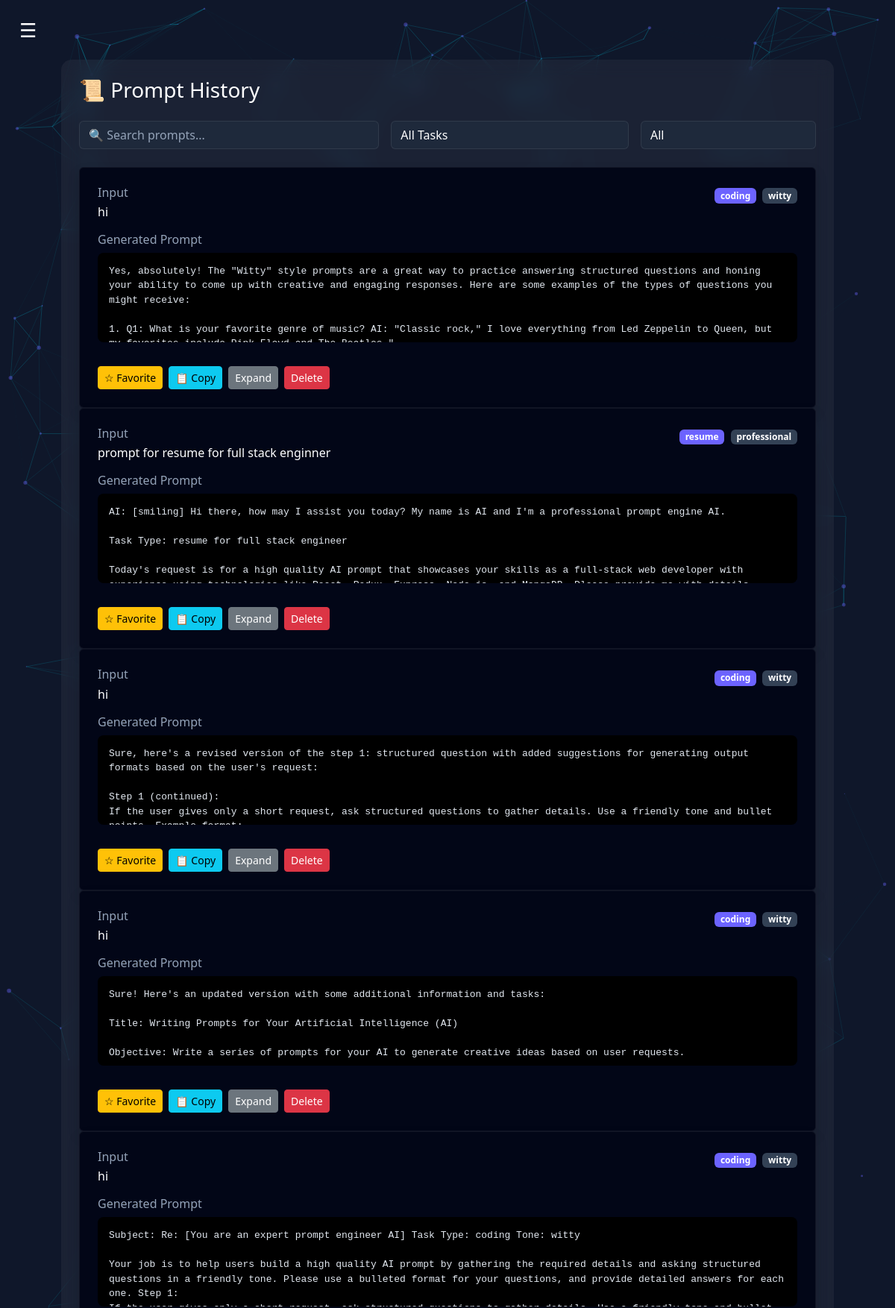
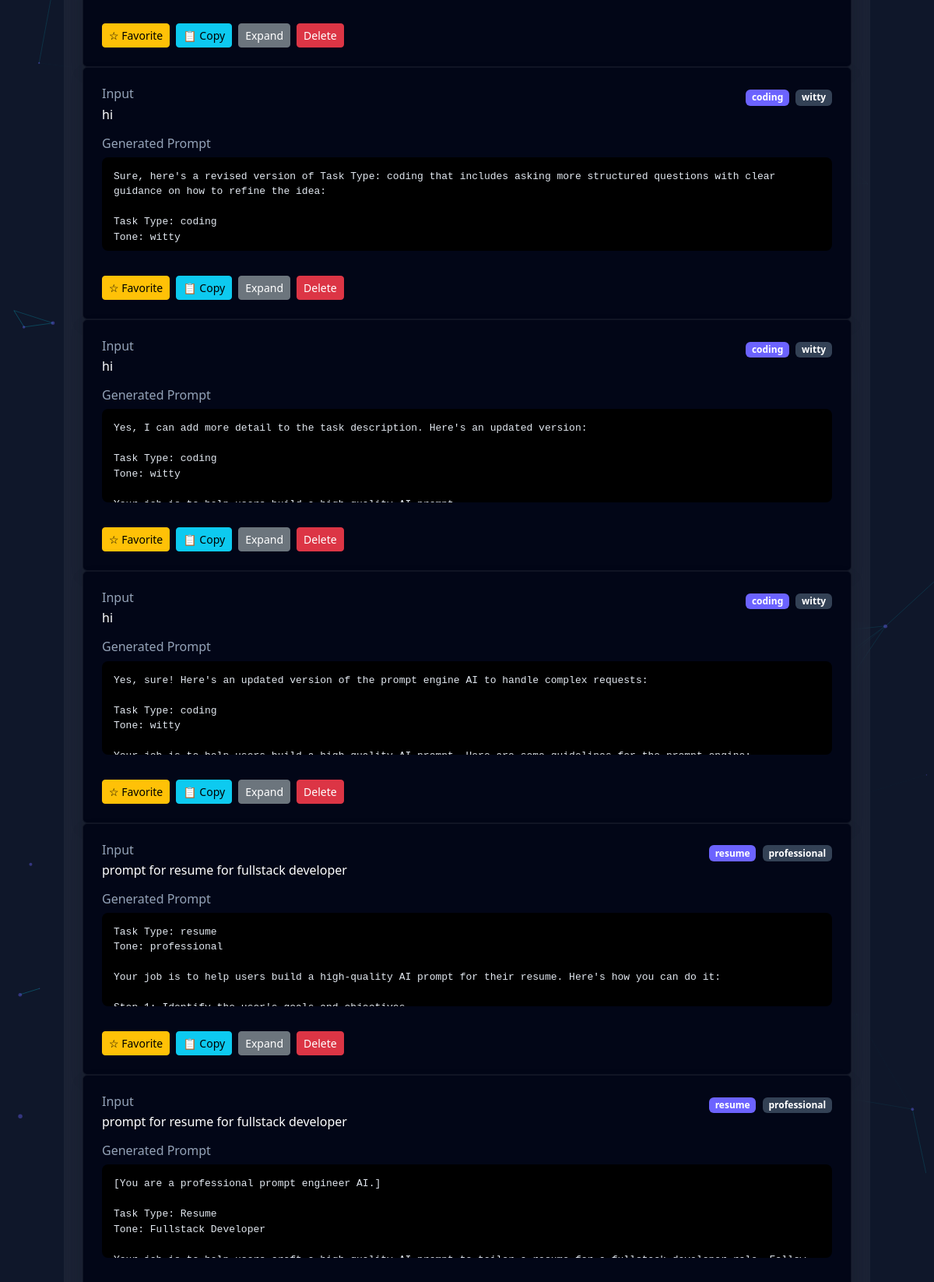
/history/ (signed in, upper part), run on the app's committed database (2 pictures, top to bottom).
### core/models.py (models this page shows, shortened)
class PromptHistory(models.Model):
    user = models.ForeignKey(User, on_delete=models.CASCADE)
    user_input = models.TextField()
    task_type = models.CharField(max_length=50)
    tone = models.CharField(max_length=50)
    generated_prompt = models.TextField()
    is_favorite = models.BooleanField(default=False)
    created_at = models.DateTimeField(auto_now_add=True)

### core/views.py (the view)
# urls.py: path('history/', views.history, name='history'),
@login_required
def history(request):
    prompts = PromptHistory.objects.filter(user=request.user).order_by('-created_at')
    return render(request, "history.html", {"prompts": prompts})

### core/templates/history.html (shortened to what this page needs)
{% extends "base.html" %}
{% block content %}
<div class="container">
<div class="glass p-4 history-wrapper">
<div class="d-flex justify-content-between align-items-center mb-4 flex-wrap gap-2">
<h3 class="mb-0">📜 Prompt History</h3>
</div>
<div class="row g-3 mb-4">
<div class="col-md-5">
<input type="text"
id="searchInput"
class="form-control"
placeholder="🔍 Search prompts...">
</div>
<div class="col-md-4">
<select id="taskFilter" class="form-select">
<option value="">All Tasks</option>
</select>
</div>
<div class="col-md-3">
<select id="favFilter" class="form-select">
<option value="">All</option>
</select>
</div>
</div>
<div id="promptContainer">
{% for p in prompts %}
<div class="prompt-card"
data-task="{{p.task_type|lower}}"
data-fav="{{p.is_favorite|lower}}">
<div class="card prompt-card-inner p-4 shadow">
<div class="d-flex justify-content-between flex-wrap gap-2">
<div class="flex-grow-1">
<h6 class="text-muted mb-1">Input</h6>
<p class="mb-0">{{ p.user_input }}</p>
</div>
<div>
<span class="badge bg-primary me-1">
{{ p.task_type }}
</span>
<span class="badge bg-secondary">
{{ p.tone }}
</span>
</div>
</div>
<h6 class="mt-3 text-muted">Generated Prompt</h6>
<pre class="prompt-box">{{ p.generated_prompt }}</pre>
<div class="mt-3 d-flex flex-wrap gap-2">
<a href="/favorite/{{p.id}}/"
class="btn btn-warning btn-sm">
{% if p.is_favorite %}
★ Favorited
{% else %}
☆ Favorite
{% endif %}
</a>
<button class="btn btn-info btn-sm"
onclick="copyText(`{{p.generated_prompt|escapejs}}`)">
📋 Copy
</button>
<button class="btn btn-secondary btn-sm"
onclick="togglePrompt(this)">
Expand
</button>
<form action="{% url 'delete_prompt' p.id %}" method="post" style="display:inline;">
<button class="btn btn-danger btn-sm"
onclick="return confirm('Delete this prompt?')">
Delete
</button>
</form>
</div>
</div>
</div>
{% endfor %}
</div>
</div>
</div>
{% endblock %}

### core/templates/base.html (style rules this page uses)
body { background:#0f172a; color:white; margin:0; font-family:system-ui; min-height:100vh; }

### core/templates/history.html (style rules this page uses)
.glass { background:rgba(255,255,255,0.05); backdrop-filter:blur(12px); border-radius:14px; }
.form-control, .form-select { background:#1e293b !important; border:1px solid rgba(255,255,255,0.08) !important; color:white !important; }
.form-control::placeholder { color:#94a3b8; }
.prompt-card-inner { background:#020617 !important; color:white !important; border:1px solid rgba(255,255,255,0.06); transition:0.25s; }
.prompt-box { max-height:120px; overflow:hidden; background:#000; padding:15px; border-radius:8px; font-size:13px; white-space:pre-wrap; transition:max-height 0.3s ease; color:#e2e8f0; }
.text-muted { color:#94a3b8 !important; }
.badge.bg-primary { background:#6C63FF !important; }
.badge.bg-secondary { background:#334155 !important; }
#searchInput { background:#1e293b !important; color:white !important; }
select option { background:#1e293b; color:white; }

### data on the page
PromptHistory: user_input "hi", task_type "coding", tone "witty", generated_prompt "Yes, absolutely! The \"Witty\" style prompts are a great way to practice answering structured questions and honing your ability to come up with creative and engaging responses. Here are some examples of the types of questions you might receive: 1. Q1: What is your favorite genre of music? AI: \"Classic rock,\" I love everything from Led Zeppelin to Queen, but…", is_favorite "☆ Favorite"
PromptHistory: user_input "prompt for resume for full stack enginner", task_type "resume", tone "professional", generated_prompt "AI: [smiling] Hi there, how may I assist you today? My name is AI and I'm a professional prompt engine AI. Task Type: resume for full stack engineer Today's request is for a high quality AI prompt that showcases your skills as a full-stack web developer with…", is_favorite "☆ Favorite"
PromptHistory: user_input "hi", task_type "coding", tone "witty", generated_prompt "Sure, here's a revised version of the step 1: structured question with added suggestions for generating output formats based on the user's request: Step 1 (continued): If the user gives only a short request, ask structured questions to gather details. Use a friendly tone and bullet…", is_favorite "☆ Favorite"
PromptHistory: user_input "hi", task_type "coding", tone "witty", generated_prompt "Sure! Here's an updated version with some additional information and tasks: Title: Writing Prompts for Your Artificial Intelligence (AI) Objective: Write a series of prompts for your AI to generate creative ideas based on user requests.…", is_favorite "☆ Favorite"
PromptHistory: user_input "hi", task_type "coding", tone "witty", generated_prompt "Subject: Re: [You are an expert prompt engineer AI] Task Type: coding Tone: witty Your job is to help users build a high quality AI prompt by gathering the required details and asking structured questions in a friendly tone. Please use a bulleted format for your questions, and provide detailed answers for each one. Step 1:…", is_favorite "☆ Favorite"
PromptHistory: user_input "hi", task_type "coding", tone "witty", generated_prompt "Sure, here's a revised version of Task Type: coding that includes asking more structured questions with clear guidance on how to refine the idea: Task Type: coding Tone: witty…", is_favorite "☆ Favorite"
PromptHistory: user_input "hi", task_type "coding", tone "witty", generated_prompt "Yes, I can add more detail to the task description. Here's an updated version: Task Type: coding Tone: witty…", is_favorite "☆ Favorite"
PromptHistory: user_input "hi", task_type "coding", tone "witty", generated_prompt "Yes, sure! Here's an updated version of the prompt engine AI to handle complex requests: Task Type: coding Tone: witty…", is_favorite "☆ Favorite"
PromptHistory: user_input "prompt for resume for fullstack developer", task_type "resume", tone "professional", generated_prompt "Task Type: resume Tone: professional Your job is to help users build a high-quality AI prompt for their resume. Here's how you can do it:…", is_favorite "☆ Favorite"
PromptHistory: user_input "prompt for resume for fullstack developer", task_type "resume", tone "professional", generated_prompt "[You are a professional prompt engineer AI.] Task Type: Resume Tone: Fullstack Developer…"
